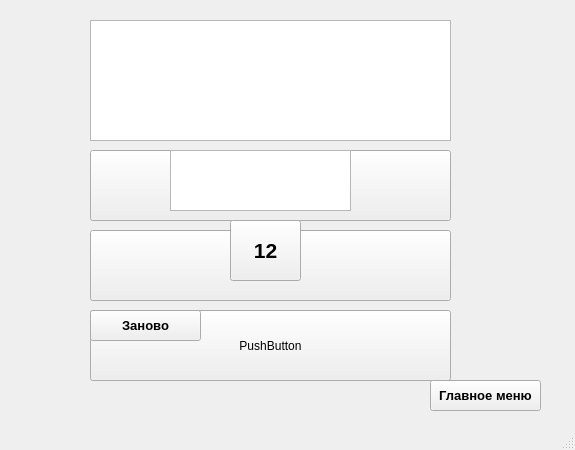
<?xml version="1.0" encoding="UTF-8"?>
<ui version="4.0">
 <class>MainWindow</class>
 <widget class="QMainWindow" name="MainWindow">
  <property name="geometry">
   <rect>
    <x>0</x>
    <y>0</y>
    <width>575</width>
    <height>450</height>
   </rect>
  </property>
  <property name="windowTitle">
   <string>Amazing Quest</string>
  </property>
  <widget class="QWidget" name="centralwidget">
   <widget class="QPlainTextEdit" name="situation_text">
    <property name="geometry">
     <rect>
      <x>90</x>
      <y>20</y>
      <width>361</width>
      <height>121</height>
     </rect>
    </property>
    <property name="font">
     <font>
      <pointsize>10</pointsize>
      <weight>50</weight>
      <bold>false</bold>
     </font>
    </property>
    <property name="readOnly">
     <bool>true</bool>
    </property>
   </widget>
   <widget class="QPushButton" name="btn_1">
    <property name="geometry">
     <rect>
      <x>90</x>
      <y>150</y>
      <width>361</width>
      <height>71</height>
     </rect>
    </property>
    <property name="text">
     <string>PushButton</string>
    </property>
   </widget>
   <widget class="QPushButton" name="btn_2">
    <property name="geometry">
     <rect>
      <x>90</x>
      <y>230</y>
      <width>361</width>
      <height>71</height>
     </rect>
    </property>
    <property name="text">
     <string>PushButton</string>
    </property>
   </widget>
   <widget class="QPushButton" name="btn_3">
    <property name="geometry">
     <rect>
      <x>90</x>
      <y>310</y>
      <width>361</width>
      <height>71</height>
     </rect>
    </property>
    <property name="text">
     <string>PushButton</string>
    </property>
   </widget>
   <widget class="QPushButton" name="btn_restart">
    <property name="geometry">
     <rect>
      <x>90</x>
      <y>310</y>
      <width>111</width>
      <height>31</height>
     </rect>
    </property>
    <property name="font">
     <font>
      <pointsize>10</pointsize>
      <weight>75</weight>
      <bold>true</bold>
     </font>
    </property>
    <property name="text">
     <string>Заново</string>
    </property>
   </widget>
   <widget class="QPushButton" name="btn_ending">
    <property name="geometry">
     <rect>
      <x>230</x>
      <y>220</y>
      <width>71</width>
      <height>61</height>
     </rect>
    </property>
    <property name="font">
     <font>
      <pointsize>16</pointsize>
      <weight>75</weight>
      <bold>true</bold>
      <strikeout>false</strikeout>
      <kerning>true</kerning>
     </font>
    </property>
    <property name="text">
     <string>12</string>
    </property>
   </widget>
   <widget class="QPushButton" name="btn_menu">
    <property name="geometry">
     <rect>
      <x>430</x>
      <y>380</y>
      <width>111</width>
      <height>31</height>
     </rect>
    </property>
    <property name="font">
     <font>
      <pointsize>10</pointsize>
      <weight>75</weight>
      <bold>true</bold>
     </font>
    </property>
    <property name="text">
     <string>Главное меню</string>
    </property>
   </widget>
   <widget class="QPlainTextEdit" name="ending_info">
    <property name="geometry">
     <rect>
      <x>170</x>
      <y>150</y>
      <width>181</width>
      <height>61</height>
     </rect>
    </property>
    <property name="font">
     <font>
      <pointsize>10</pointsize>
     </font>
    </property>
    <property name="readOnly">
     <bool>true</bool>
    </property>
   </widget>
  </widget>
  <widget class="QMenuBar" name="menubar">
   <property name="geometry">
    <rect>
     <x>0</x>
     <y>0</y>
     <width>575</width>
     <height>21</height>
    </rect>
   </property>
  </widget>
  <widget class="QStatusBar" name="statusbar"/>
 </widget>
 <resources/>
 <connections/>
</ui>
